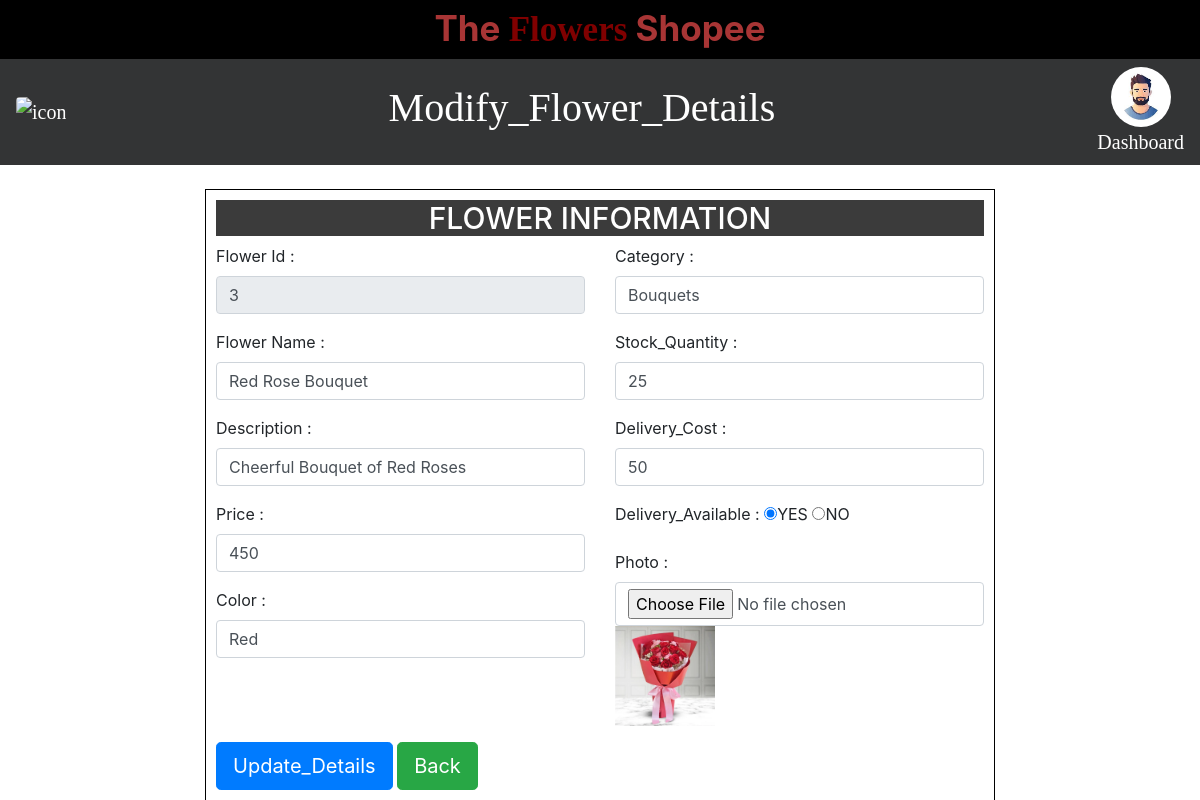
Page /update_flower.php?fid=3 (signed in) on the committed database.
### tables this page shows
CREATE TABLE `flower_details` (
  `flower_id` int(11) NOT NULL,
  `flower_name` varchar(50) NOT NULL,
  `description` varchar(50) NOT NULL,
  `price` varchar(50) NOT NULL,
  `image` varchar(300) NOT NULL,
  `category` varchar(50) DEFAULT NULL,
  `color` varchar(20) DEFAULT NULL,
  `stock_quantity` int(11) DEFAULT NULL,
  `delivery_available` varchar(30) DEFAULT NULL,
  `delivery_cost` varchar(20) DEFAULT NULL
);

### update_flower.php (the view, shortened to what this page needs)
<?php
include('config.php');
if (isset($_REQUEST['fid'])) {
    $fid = $_REQUEST['fid'];
    $qry = mysqli_query($con, "SELECT * FROM `flower_details` WHERE flower_id=$fid");
    $row = mysqli_fetch_array($qry);
}
?>
<!DOCTYPE html>
<html lang="en">
<head>
</head>
<body>
    <div class="name">
        <p>The <span>Flowers</span> Shopee</p>
        <div class="navbar">
            <div class="icon">
                <img src="icon/icons.jpg" alt="icon" height="70px" width="70px" class="rounded">
            </div>
            <div id="menu">
                <h2>Modify_Flower_Details</h2>
            </div>
            <div class="profile">
                <img src="icon/avatar3.jpeg" alt="profile" height="60px" width="60px" class="rounded-circle">
                <a href="adminDashboard.php">Dashboard</a>
            </div>
        </div>
    </div>
    <br>
    <div class="fluid-container">
        <div class="row">
            <div class="col-sm-2"></div>
            <div class="col-sm-8">
                <form action="#" method="post" name="form" enctype="multipart/form-data" require>
                    <h4>FLOWER INFORMATION</h4>
                    <div class="row">
                        <div class="col-sm-6">
                            <div class="form-group">
                                <label for="fid">Flower Id : </label>
                                <input type="text" name="fid" id="fid" class="form-control" value="<?php echo $row['flower_id']; ?>" disabled>
                            </div>
                            <div class="form-group">
                                <label for="fname">Flower Name : </label>
                                <input type="text" name="fname" id="fname" class="form-control" value="<?php echo $row['flower_name']; ?>">
                            </div>
                            <div class="form-group">
                                <label for="desc">Description : </label>
                                <input type="text" name="desc" id="desc" class="form-control" value="<?php echo $row['description']; ?>">
                            </div>
                            <div class="form-group">
                                <label for="price">Price : </label>
                                <input type="number" name="price" id="price" class="form-control" value="<?php echo $row['price']; ?>">
                            </div>
                            <div class="form-group">
                                <label for="color">Color : </label>
                                <input type="text" name="color" id="color" class="form-control" value="<?php echo $row['color']; ?>">
                            </div>
                        </div>
                        <div class="col-sm-6">
                            <div class="form-group">
                                <label for="category">Category : </label>
                                <input type="text" name="category" id="category" class="form-control" value="<?php echo $row['category']; ?>">
                            </div>
                            <div class="form-group">
                                <label for="stock">Stock_Quantity : </label>
                                <input type="number" name="stock" id="stock" class="form-control" value="<?php echo $row['stock_quantity']; ?>">
                            </div>
                            <div class="form-group">
                                <label for="dcost">Delivery_Cost : </label>
                                <input type="text" name="dcost" id="dcost" class="form-control" value="<?php echo $row['delivery_cost']; ?>">
                            </div>
                            <div class="form-group">
                                <label for="da">Delivery_Available : </label>
                                <input type="radio" name="da" id="da" value="YES" <?php if ($row['delivery_available'] == 'YES') {
                                                                                        echo "checked";
                                                                                    } ?>>YES
                                <input type="radio" name="da" id="da" value="NO" <?php if ($row['delivery_available'] == 'NO') {
                                                                                        echo "checked";
                                                                                    } ?>>NO
                            </div>
                            <div class="form-group">
                                <label for="img">Photo : </label>
                                <input type="file" name="img" id="img" class="form-control">
                                <img src="upload_flower/<?php echo $row['image']; ?>" alt="image" height="100px" width="100px">
                            </div>
                        </div>
                    </div>
                    <input type="submit" name="submit" value="Update_Details" class="btn btn-lg btn-primary">
                    <a href="flower_details.php"><input type="button" value="Back" class="btn btn-lg btn-success"></a>
                </form>
            </div>
            <div class="col-sm-2"></div>
        </div>
    </div>
</body>
</html>

### update_flower.php (style rules this page uses)
.name p { text-align: center; padding: 2px; color: rgb(168, 53, 53); background-color: rgb(0, 0, 0); font-weight: bold; font-size: 35px; margin: auto; }
.name p span { color: maroon; font-weight: bold; font-family: Cambria, Cochin, Georgia, Times, 'Times New Roman', serif; }
.name .navbar { display: flex; font-family: Cambria, Cochin, Georgia, Times, 'Times New Roman', serif; background-color: rgb(51, 52, 53); }
#menu h2 { padding: 10px; font-size: 40px; color: white; text-decoration: none; }
.profile { display: flex; flex-direction: column; }
.profile a, img { font-size: 20px; margin: auto; color: white; }
.fluid-container .row .col-sm-8 form { width: auto; margin: auto; border: 1px solid rgb(0, 0, 0); padding: 10px; }
.fluid-container .row .col-sm-8 form h4 { text-align: center; background-color: rgb(59, 59, 59); color: white; font-size: 30px; }
#menu, .logout { text-align: center; }

### rows in the picture
flower_details: fid "3", fname "Red Rose Bouquet", desc "Cheerful Bouquet of Red Roses", price "450", color "Red", category "Bouquets", stock "25", dcost "50", delivery_available "☑ Delivery_Available :", image (picture)
